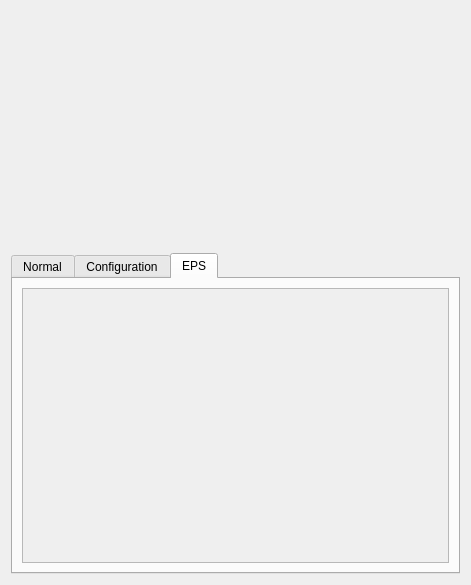
<?xml version="1.0" encoding="UTF-8"?>
<ui version="4.0">
 <class>Form</class>
 <widget class="QWidget" name="Form">
  <property name="geometry">
   <rect>
    <x>0</x>
    <y>0</y>
    <width>471</width>
    <height>585</height>
   </rect>
  </property>
  <property name="sizePolicy">
   <sizepolicy hsizetype="Preferred" vsizetype="Preferred">
    <horstretch>0</horstretch>
    <verstretch>0</verstretch>
   </sizepolicy>
  </property>
  <property name="windowTitle">
   <string>Form</string>
  </property>
  <layout class="QVBoxLayout" name="verticalLayout_3">
   <item>
    <widget class="TyphosDisplayTitle" name="TyphosDisplayTitle">
     <property name="sizePolicy">
      <sizepolicy hsizetype="Preferred" vsizetype="Fixed">
       <horstretch>0</horstretch>
       <verstretch>0</verstretch>
      </sizepolicy>
     </property>
     <property name="toolTip">
      <string/>
     </property>
     <property name="underline_midLineWidth" stdset="0">
      <number>-4</number>
     </property>
    </widget>
   </item>
   <item>
    <widget class="TyphosPositionerWidget" name="TyphosPositionerWidget">
     <property name="sizePolicy">
      <sizepolicy hsizetype="Preferred" vsizetype="Preferred">
       <horstretch>0</horstretch>
       <verstretch>0</verstretch>
      </sizepolicy>
     </property>
     <property name="maximumSize">
      <size>
       <width>16777215</width>
       <height>230</height>
      </size>
     </property>
     <property name="toolTip">
      <string/>
     </property>
     <property name="error_message_attribute" stdset="0">
      <string>plc.status</string>
     </property>
    </widget>
   </item>
   <item>
    <widget class="QTabWidget" name="signal_tab">
     <property name="sizePolicy">
      <sizepolicy hsizetype="Expanding" vsizetype="Maximum">
       <horstretch>0</horstretch>
       <verstretch>0</verstretch>
      </sizepolicy>
     </property>
     <property name="minimumSize">
      <size>
       <width>0</width>
       <height>250</height>
      </size>
     </property>
     <property name="maximumSize">
      <size>
       <width>16777215</width>
       <height>500</height>
      </size>
     </property>
     <property name="autoFillBackground">
      <bool>false</bool>
     </property>
     <property name="tabPosition">
      <enum>QTabWidget::North</enum>
     </property>
     <property name="tabShape">
      <enum>QTabWidget::Rounded</enum>
     </property>
     <property name="currentIndex">
      <number>2</number>
     </property>
     <property name="elideMode">
      <enum>Qt::ElideNone</enum>
     </property>
     <property name="usesScrollButtons">
      <bool>false</bool>
     </property>
     <property name="documentMode">
      <bool>false</bool>
     </property>
     <property name="tabBarAutoHide">
      <bool>false</bool>
     </property>
     <widget class="QWidget" name="normal_tab">
      <attribute name="title">
       <string>Normal</string>
      </attribute>
      <layout class="QHBoxLayout" name="misc_tab_layout">
       <property name="leftMargin">
        <number>2</number>
       </property>
       <property name="topMargin">
        <number>2</number>
       </property>
       <property name="rightMargin">
        <number>2</number>
       </property>
       <property name="bottomMargin">
        <number>2</number>
       </property>
       <item>
        <widget class="QScrollArea" name="normal_scroll">
         <property name="horizontalScrollBarPolicy">
          <enum>Qt::ScrollBarAlwaysOff</enum>
         </property>
         <property name="sizeAdjustPolicy">
          <enum>QAbstractScrollArea::AdjustToContentsOnFirstShow</enum>
         </property>
         <property name="widgetResizable">
          <bool>true</bool>
         </property>
         <widget class="QWidget" name="normal_widget">
          <property name="geometry">
           <rect>
            <x>0</x>
            <y>0</y>
            <width>443</width>
            <height>215</height>
           </rect>
          </property>
          <layout class="QVBoxLayout" name="verticalLayout">
           <property name="leftMargin">
            <number>2</number>
           </property>
           <property name="topMargin">
            <number>2</number>
           </property>
           <property name="rightMargin">
            <number>2</number>
           </property>
           <property name="bottomMargin">
            <number>2</number>
           </property>
           <item>
            <widget class="TyphosSignalPanel" name="normal_panel">
             <property name="toolTip">
              <string/>
             </property>
             <property name="whatsThis">
              <string>
    Panel of Signals for Device
    </string>
             </property>
             <property name="showHints" stdset="0">
              <bool>false</bool>
             </property>
             <property name="showNormal" stdset="0">
              <bool>true</bool>
             </property>
             <property name="showConfig" stdset="0">
              <bool>false</bool>
             </property>
             <property name="showOmitted" stdset="0">
              <bool>false</bool>
             </property>
            </widget>
           </item>
           <item>
            <spacer name="normal_spacer">
             <property name="orientation">
              <enum>Qt::Vertical</enum>
             </property>
             <property name="sizeHint" stdset="0">
              <size>
               <width>20</width>
               <height>40</height>
              </size>
             </property>
            </spacer>
           </item>
          </layout>
         </widget>
        </widget>
       </item>
      </layout>
     </widget>
     <widget class="QWidget" name="config_tab">
      <attribute name="title">
       <string>Configuration</string>
      </attribute>
      <layout class="QHBoxLayout" name="config_tab_layout">
       <property name="leftMargin">
        <number>2</number>
       </property>
       <property name="topMargin">
        <number>2</number>
       </property>
       <property name="rightMargin">
        <number>2</number>
       </property>
       <property name="bottomMargin">
        <number>2</number>
       </property>
       <item>
        <widget class="QScrollArea" name="config_scroll">
         <property name="font">
          <font>
           <underline>false</underline>
          </font>
         </property>
         <property name="horizontalScrollBarPolicy">
          <enum>Qt::ScrollBarAlwaysOff</enum>
         </property>
         <property name="sizeAdjustPolicy">
          <enum>QAbstractScrollArea::AdjustToContentsOnFirstShow</enum>
         </property>
         <property name="widgetResizable">
          <bool>true</bool>
         </property>
         <widget class="QWidget" name="config_widget">
          <property name="geometry">
           <rect>
            <x>0</x>
            <y>0</y>
            <width>443</width>
            <height>215</height>
           </rect>
          </property>
          <layout class="QVBoxLayout" name="verticalLayout_2">
           <property name="leftMargin">
            <number>2</number>
           </property>
           <property name="topMargin">
            <number>2</number>
           </property>
           <property name="rightMargin">
            <number>2</number>
           </property>
           <property name="bottomMargin">
            <number>2</number>
           </property>
           <item>
            <widget class="TyphosSignalPanel" name="config_panel">
             <property name="sizePolicy">
              <sizepolicy hsizetype="Preferred" vsizetype="Maximum">
               <horstretch>0</horstretch>
               <verstretch>0</verstretch>
              </sizepolicy>
             </property>
             <property name="toolTip">
              <string/>
             </property>
             <property name="whatsThis">
              <string>
    Panel of Signals for Device
    </string>
             </property>
             <property name="showHints" stdset="0">
              <bool>false</bool>
             </property>
             <property name="showNormal" stdset="0">
              <bool>false</bool>
             </property>
             <property name="showOmitted" stdset="0">
              <bool>false</bool>
             </property>
            </widget>
           </item>
           <item>
            <spacer name="config_spacer">
             <property name="orientation">
              <enum>Qt::Vertical</enum>
             </property>
             <property name="sizeHint" stdset="0">
              <size>
               <width>20</width>
               <height>40</height>
              </size>
             </property>
            </spacer>
           </item>
          </layout>
         </widget>
        </widget>
       </item>
      </layout>
     </widget>
     <widget class="QWidget" name="EPS_tab">
      <attribute name="title">
       <string>EPS</string>
      </attribute>
      <layout class="QHBoxLayout" name="horizontalLayout">
       <item>
        <widget class="QScrollArea" name="scrollArea">
         <property name="widgetResizable">
          <bool>true</bool>
         </property>
         <widget class="QWidget" name="scrollAreaWidgetContents">
          <property name="geometry">
           <rect>
            <x>0</x>
            <y>0</y>
            <width>429</width>
            <height>201</height>
           </rect>
          </property>
          <layout class="QVBoxLayout" name="verticalLayout_4">
           <item>
            <widget class="PyDMEmbeddedDisplay" name="PyDMEmbeddedDisplay">
             <property name="toolTip">
              <string/>
             </property>
             <property name="filename" stdset="0">
              <string>/cds/group/pcds/epics-dev/screens/pydm/eps_screens/${beamline}/${name}.ui</string>
             </property>
            </widget>
           </item>
          </layout>
         </widget>
        </widget>
       </item>
      </layout>
     </widget>
    </widget>
   </item>
  </layout>
 </widget>
 <customwidgets>
  <customwidget>
   <class>PyDMEmbeddedDisplay</class>
   <extends>QFrame</extends>
   <header>pydm.widgets.embedded_display</header>
  </customwidget>
  <customwidget>
   <class>TyphosDisplayTitle</class>
   <extends>QFrame</extends>
   <header>typhos.display</header>
  </customwidget>
  <customwidget>
   <class>TyphosPositionerWidget</class>
   <extends>QWidget</extends>
   <header>typhos.positioner</header>
  </customwidget>
  <customwidget>
   <class>TyphosSignalPanel</class>
   <extends>QWidget</extends>
   <header>typhos.panel</header>
  </customwidget>
 </customwidgets>
 <resources/>
 <connections/>
</ui>
